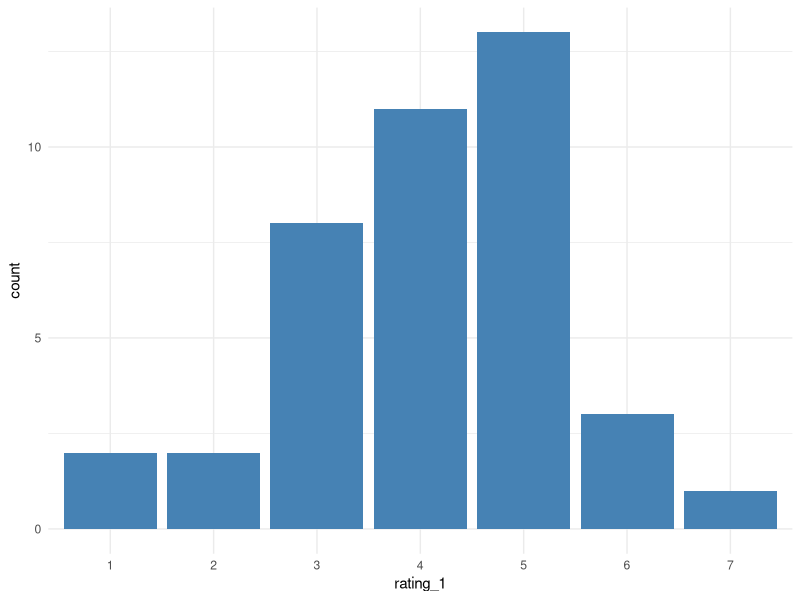
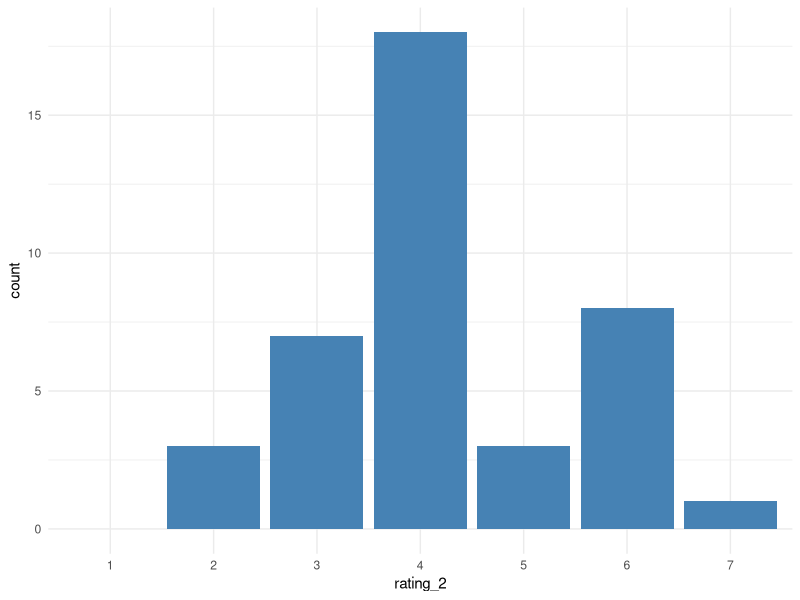
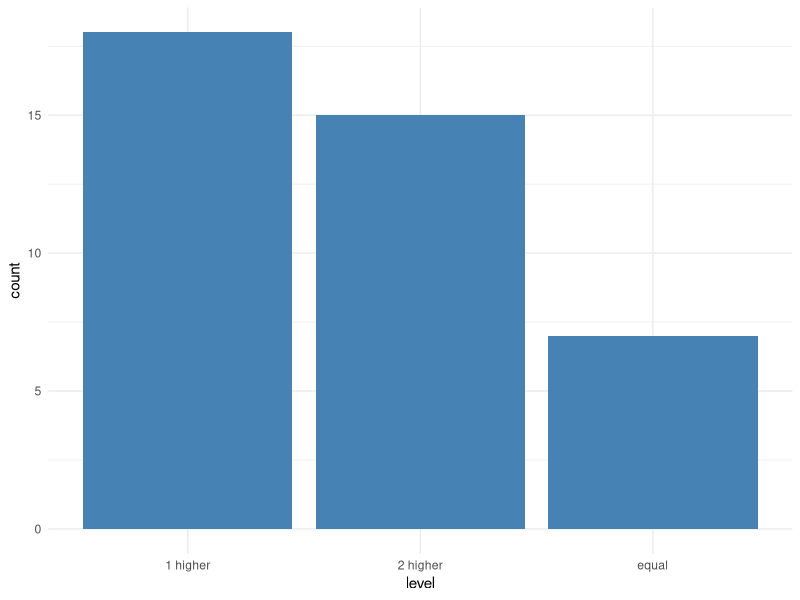

Reproduce these figures in R, in order.
## ---- chunk 1

N <- 40

subject_ID <- seq(1:N)

# for a 7-point likert scale, we assume normal distribution
# which we simulate with the following probability distribution

likert_7 = 1:7

# prob_7_likert <- c(1/7, 1/7, 1/7, 1/7, 1/7, 1/7, 1/7) # uniform 
prob_likert_7 <- c(0.25/7, 0.5/7, 1.5/7, 2.5/7, 1.5/7, 0.5/7, 0.25/7) # normal

rating_1 <- sample(likert_7, N, replace = TRUE, prob = prob_likert_7)
rating_2 <- sample(likert_7, N, replace = TRUE, prob = prob_likert_7)

# creating the dataframe 
df <- data.frame(subject_ID)
df$rating_1 <- factor(rating_1, order=TRUE, levels = likert_7)
df$rating_2 <- factor(rating_2, order=TRUE, levels = likert_7)
head(df)
## ---- chunk 2
# import ggplot and set some defaults
library(ggplot2)
theme_set(theme_minimal())
update_geom_defaults("bar", list(fill = "steelblue"))

ggplot(df, aes(x=rating_1)) +
  scale_x_discrete(drop=FALSE) +
  geom_bar()
## ---- chunk 3
ggplot(df, aes(x=rating_2)) +
  scale_x_discrete(drop=FALSE) +
  geom_bar()
## ---- chunk 4
df$level = "equal" # inital value for all rows
df[df$rating_1 > df$rating_2, "level"] <- "1 higher"
df[df$rating_1 < df$rating_2, "level"] <- "2 higher"
head(df)
## ---- chunk 5
ggplot(df, aes(x=level)) +
  scale_x_discrete(drop=FALSE) +
  geom_bar()
## ---- chunk 6
# create some random x and y values with y based on the level variable (just to make some use of it :) )

# x: random int values between 0 and 5 and a few missing values

df$x <- sample(-1:5,N, replace = TRUE)
df[df$x == -1, "x"] <- NA

# y

# these ones will get a problematic 0 as divisor
df[df$level == "2 higher", "y"] <- 0
# these ones will get a useful divisor (int between 1 and 5)
df[df$level == "1 higher", "y"] <- sample(1:5, length(df[df$level == "1 higher", "y"]), replace=TRUE)
# all the others with level == "equal" will have problematic missing values

head(df)
## ---- chunk 7
for (i in 1:nrow(df)) {
  x_ = df[i,"x"]
  y_ = df[i,"y"]
  
  cat("Row",i,"\tx:",x_,"\ty:",y_,"\t")
  
  if (is.na(x_) | is.na(y_)) {
    cat("z: - \tMissing value(s)")
  } else if (y_ == 0) {
    cat("z: - \tDivision by 0")
  } else {cat("z:",x_/y_)}
  
  cat("\n")
}
## ---- chunk 8

# when we create the column z, we get all possible results, for the 
# problematic cases R will give us 'Inf' (div by 0), NA (missing
# values) and 'NaN' (0 div by 0) 

df$z <- df$x / df$y
head(df)
## ---- chunk 9
for (i in 1:nrow(df)) {
  
  # includes the necessary conversion back to integers since rating_1 and rating_2
  # are ordered factors
  df[i,"rating_sum"] = as.numeric(df[i,"rating_1"]) + as.numeric(df[i,"rating_2"])

}

head(df)

## ---- chunk 10
df$rating_sum_v <- as.numeric(df$rating_1) + as.numeric(df$rating_2) 
head(df)
